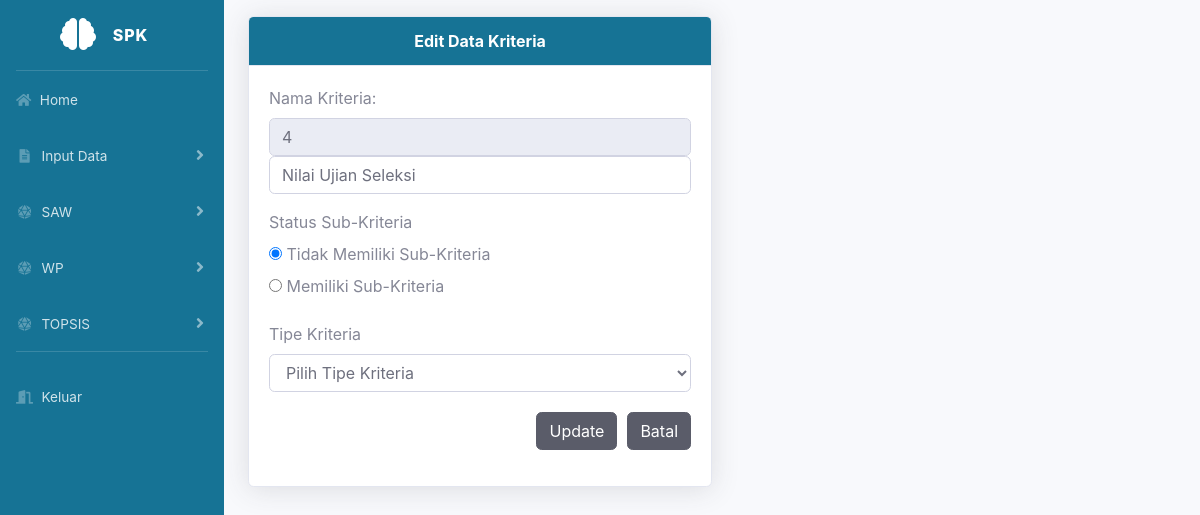
The page /dashboard.php?url=editkriteria&id=4 (signed in) on the database its author committed.
### tables this page shows
CREATE TABLE `kriteria` (
  `id_kriteria` int(11) NOT NULL,
  `nama_kriteria` varchar(255) NOT NULL,
  `tipe_kriteria` enum('benefit','cost') DEFAULT NULL,
  `sub_kriteria` enum('0','1') NOT NULL DEFAULT '0'
);

### editkriteria.php (the view, shortened to what this page needs)
<?php
$id_kriteria = $_GET['id'];
$sqlKriteria = mysqli_query($conn, "SELECT * FROM Kriteria WHERE id_kriteria = $id_kriteria");
$dataKriteria = mysqli_fetch_array($sqlKriteria);
?>
<div class="card shadow mt-3" style="width: 50%;">
  <div class="card-header m-0 font-weight-bold" style="text-align:center; background-color: #167395; color: white">Edit Data Kriteria</div>
  <div class="card-body">
    <form action="updatekriteriadansub.php" method="post" class="form-horizontal" enctype="multipart/form-data">
      <div class="form-group cols-sm-6">
        <label>Nama Kriteria:</label>
        <input type="text" name="id_kriteria" value="<?php echo $dataKriteria['id_kriteria']; ?>" class="form-control" readonly>
        <input type="text" name="kriteria" class="form-control" value="<?php echo htmlspecialchars($dataKriteria['nama_kriteria']); ?>" required autofocus>
      </div>
      <div class="form-group cols-sm-6">
        <label>Status Sub-Kriteria</label>
        <div>
          <label>
            <input type="radio" name="status_sub_kriteria" value="0" id="status_sub_0"
              <?php echo ($dataKriteria['sub_kriteria'] == '0') ? 'checked' : ''; ?>
              onclick="updateSubKriteriaDisplay()"> Tidak Memiliki Sub-Kriteria
          </label><br>
          <label>
            <input type="radio" name="status_sub_kriteria" value="1" id="status_sub_1"
              <?php echo ($dataKriteria['sub_kriteria'] == '1') ? 'checked' : ''; ?>
              onclick="updateSubKriteriaDisplay()"> Memiliki Sub-Kriteria
          </label>
        </div>
      </div>
      <div class="form-group cols-sm-6" id="tipe_kriteria_container">
        <label>Tipe Kriteria</label>
        <select class="form-control" name="atribut" id="atribut">
          <option value="" hidden>Pilih Tipe Kriteria</option>
        </select>
      </div>
      <div class="form-group cols-sm-6" style="display: flex; justify-content: flex-end; margin-top: 20px;">
        <button type="submit" class="btn btn-dark" style="margin-right: 10px;">Update</button>
        <button type="button" class="btn btn-dark" onclick="history.back()">Batal</button>
      </div>
    </form>
  </div>
</div>

### rows shown on the page
kriteria: id_kriteria "4", kriteria "Nilai Ujian Seleksi", sub_kriteria "☑ Tidak Memiliki Sub-Kriteria", sub_kriteria "☐ Memiliki Sub-Kriteria"
